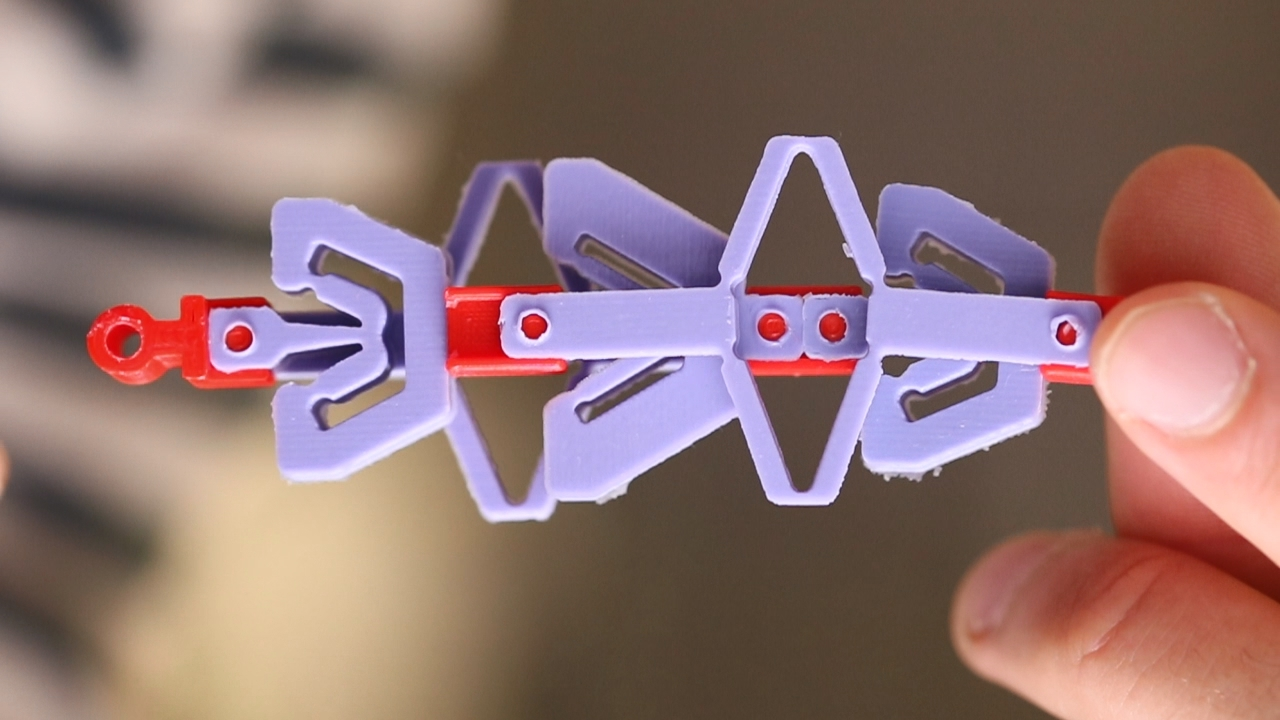
#> input picture images/image1.jpg, 1280 x 720 px
$ python convert_images_to_webp.py
#> lines starting #> are read from the running program, lines starting #| are printed output that depends on the picture
# adapted from Aengus Patterson, July 2023
#c onverts from heic (or any other format) to webp.

import tkinter as tk
from tkinter import filedialog
import os
from PIL import Image, ExifTags, ImageOps
from pillow_heif import register_heif_opener


pic_quality: int = 80
pic_maxsize: int = 800
large_pic_maxsize: int = 1000
initial_input_dir = 'images/raw_images'
initial_output_dir = 'images/processed_thumbnails'


register_heif_opener()
#> (this line was passed over: pillow_heif is not available in this run)
print("Select input files in dialog window...")
input_paths = filedialog.askopenfilenames(initialdir=initial_input_dir)
#> the answer given: images/image1.jpg


loss_less = False
if pic_quality == 100:
    loss_less = True
print("Select output directory in dialog window...")
output_dir = filedialog.askdirectory(initialdir=initial_output_dir)
#> the answer given: images

print(f'Conversion in progress... ({len(input_paths)} files to process)')
nb_converted_images = 0
os.makedirs(os.path.join(output_dir, 'large'), exist_ok=True)
for input_path in input_paths:
    try:
        # Open the image using Pillow
        img = Image.open(input_path)
#> img is the input picture: PIL image 1280x720 RGB; mean R, G, B 143.5, 114.4, 112.3
        img_large = Image.open(input_path)

        img = ImageOps.exif_transpose(img)
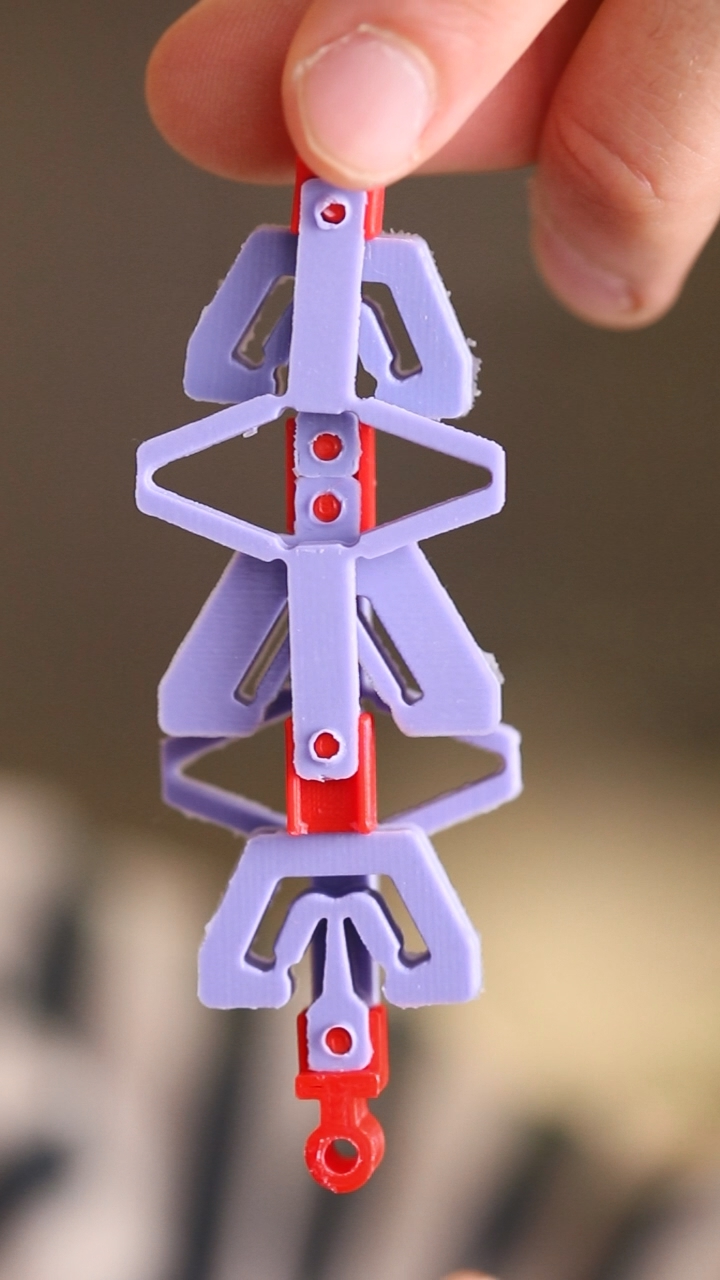
#> img: PIL image 720x1280 RGB; mean R, G, B 143.5, 114.4, 112.3
        img_large = ImageOps.exif_transpose(img_large)

        img_large.thumbnail((large_pic_maxsize, large_pic_maxsize))
        img_large.save(os.path.join(output_dir, 'large', os.path.basename(input_path)))

        img.thumbnail((pic_maxsize, pic_maxsize))
#> img: PIL image 450x800 RGB
        img.save(os.path.join(output_dir, os.path.basename(input_path)))

        if img.mode != 'RGB':
            img = img.convert('RGB')

        filename = os.path.basename(input_path).split(".")[0]
        # output_filepath = os.path.join(output_dir, filename + '_' + str(pic_quality).zfill(3) + '.webp')
        output_filepath = os.path.join(output_dir, filename + '.webp')

        img.save(output_filepath, format='webp', method=6, lossless=loss_less, quality=pic_quality)
        nb_converted_images += 1
        print(f"\tprogress: {nb_converted_images}/{len(input_paths)} successfully converted...")
    except FileNotFoundError as e:
        print(e)
        print(f"Error: input file not found at '{input_path}'")
        continue
    except Exception as e:
        print(f"Error converting '{input_path}': {e}")
        continue

if len(input_paths) - nb_converted_images != 0:
    print (f"Finished! {len(input_paths) - nb_converted_images} files could not be converted.")
else:
    print (f"Finished! All selected images have been converted.")
